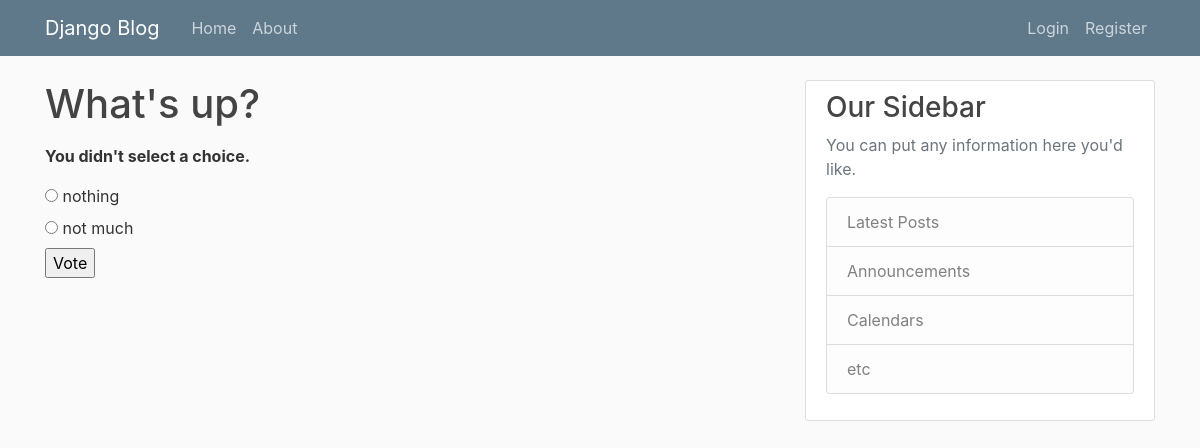
Page /polls/1/vote on the committed database.
### polls/models.py (models this page shows)
class Question(models.Model):
    question_text = models.CharField(max_length=200)
    pub_date = models.DateTimeField('date published')

class Choice(models.Model):
    question = models.ForeignKey(Question, on_delete=models.CASCADE)
    choice_text = models.CharField(max_length=200)
    votes = models.IntegerField(default=0)

### polls/views.py (the view)
# urls.py: path("<int:question_id>/vote", polls_views.vote, name="vote")
def vote(request, question_id):
    question = get_object_or_404(Question, pk=question_id)
    try:
        selected_choice = question.choice_set.get(pk=request.POST['choice'])
    except (KeyError, Choice.DoesNotExist):
        return render(request, 'polls/detail.html', {
            'question': question,
            'error_message': "You didn't select a choice.",
        })
    else:
        selected_choice.votes += 1
        selected_choice.save()
        return HttpResponseRedirect(reverse('polls:results', args=(question.id,)))

### polls/templates/polls/detail.html (shortened to what this page needs)
{% extends "blog/base.html" %}
{% block content %}
    <form action="{% url 'polls:vote' question.id %}" method="post">
        <fieldset>
            <legend><h1>{{ question.question_text }}</h1></legend>
            {% if error_message %}<p><strong>{{ error_message }}</strong></p>{% endif %}
            {% for choice in question.choice_set.all %}
                <input type="radio" name="choice" id="choice{{ forloop.counter }}" value="{{ choice.id }}">
                <label for="choice{{ forloop.counter }}">{{ choice.choice_text }}</label><br>
            {% endfor %}
        </fieldset>
        <input type="submit" value="Vote">
        </form>
{% endblock %}

### blog/templates/blog/base.html (shortened to what this page needs)
{% load static %}
<!DOCTYPE html>
<html lang="en">
<head>
    <link rel="stylesheet" href="https://cdn.jsdelivr.net/npm/bootstrap@4.0.0/dist/css/bootstrap.min.css">
    <link rel="stylesheet" href="{% static 'blog/main.css' %}" type="text/css" />
</head>
<body>
    <header class="site-header">
        <nav class="navbar navbar-expand-md navbar-dark bg-steel fixed-top">
          <div class="container">
            <a class="navbar-brand mr-4" href="{% url 'blog-home' %}">Django Blog</a>
            <div class="collapse navbar-collapse" id="navbarToggle">
              <div class="navbar-nav mr-auto">
                <a class="nav-item nav-link" href="{% url 'blog-home' %}">Home</a>
                <a class="nav-item nav-link" href="{% url 'blog-about' %}">About</a>
              </div>
              <div class="navbar-nav">
                {% if user.is_authenticated %}
                  <a class="nav-item nav-link" href="{% url 'profile' %}">Profile</a>
                  <a class="nav-item nav-link" href="{% url 'post-create' %}">new post</a>
                  <a class="nav-item nav-link" href="{% url 'logout' %}">Logout</a>
                {% else %}
                  <a class="nav-item nav-link" href="{% url 'login' %}">Login</a>
                  <a class="nav-item nav-link" href="{% url 'register' %}">Register</a>
                {% endif %}
              </div>
            </div>
          </div>
        </nav>
      </header>
      <main role="main" class="container">
        <div class="row">
          <div class="col-md-8">
            {% block content %}{% endblock %}
          </div>
          <div class="col-md-4">
            <div class="content-section">
              <h3>Our Sidebar</h3>
              <p class='text-muted'>You can put any information here you'd like.
                <ul class="list-group">
                  <li class="list-group-item list-group-item-light">Latest Posts</li>
                  <li class="list-group-item list-group-item-light">Announcements</li>
                  <li class="list-group-item list-group-item-light">Calendars</li>
                  <li class="list-group-item list-group-item-light">etc</li>
                </ul>
              </p>
            </div>
          </div>
        </div>
      </main>
</body>
</html>

### blog/static/blog/main.css (style rules this page uses)
body { background: #fafafa; color: #333333; margin-top: 5rem; }
h1, h2, h3, h4, h5, h6 { color: #444444; }
ul { margin: 0; }
.bg-steel { background-color: #5f788a; }
.site-header .navbar-nav .nav-link { color: #cbd5db; }
.content-section { background: #ffffff; padding: 10px 20px; border: 1px solid #dddddd; border-radius: 3px; margin-bottom: 20px; }

### rows in the picture
Question: question_text "What's up?"
Choice: choice_text "nothing"
Choice: choice_text "not much"

### other values in the picture
{{ error_message }} "You didn't select a choice."
